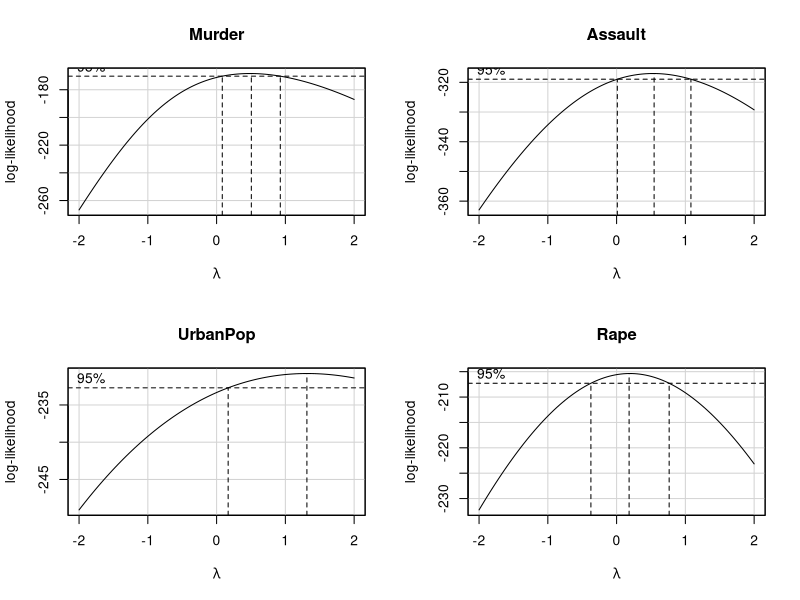
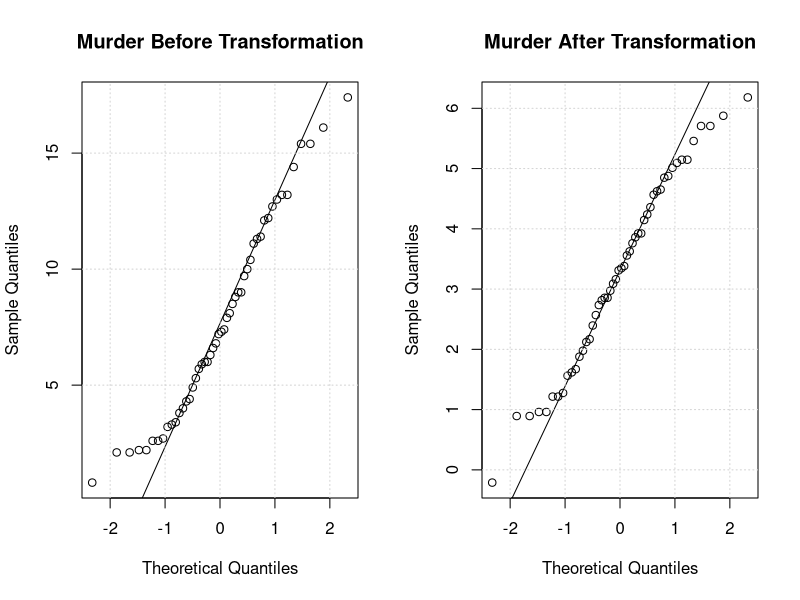
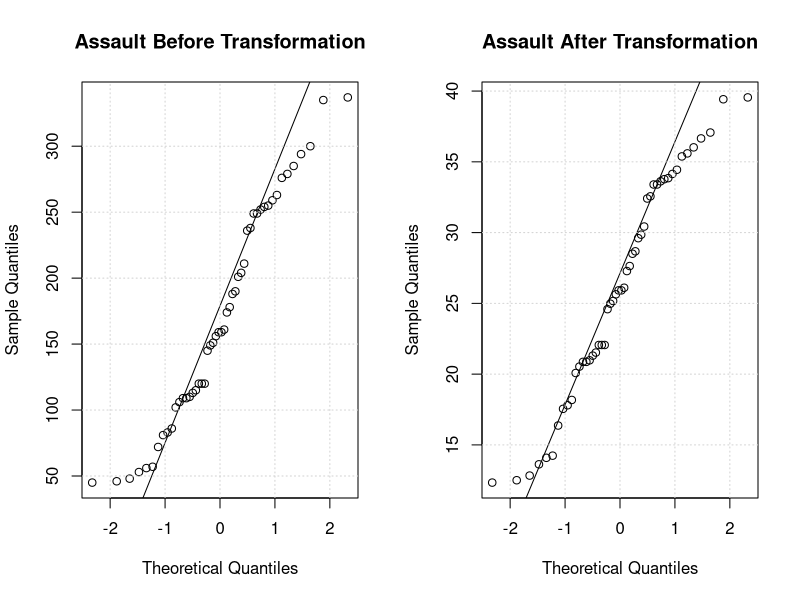
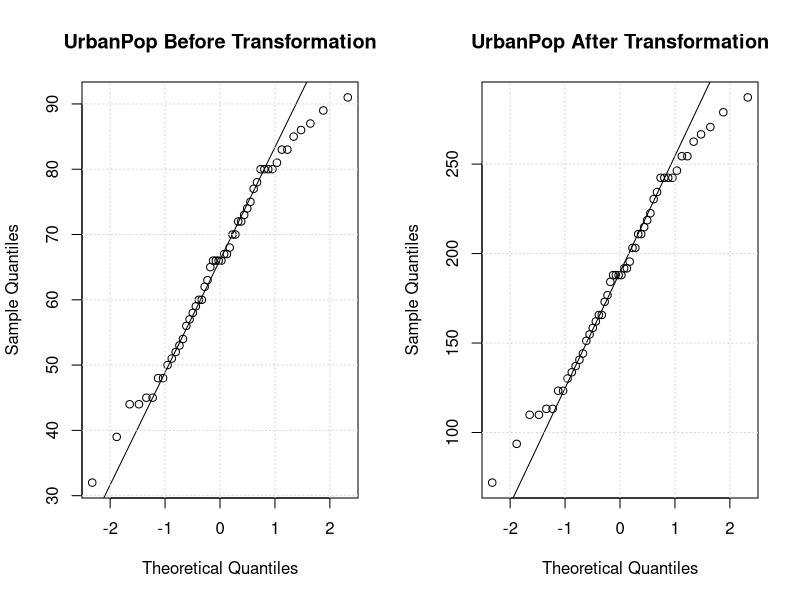
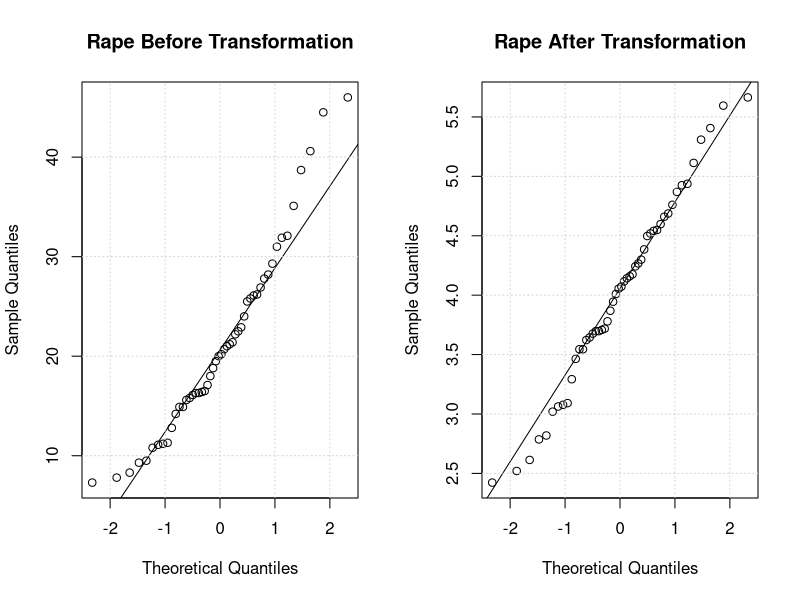
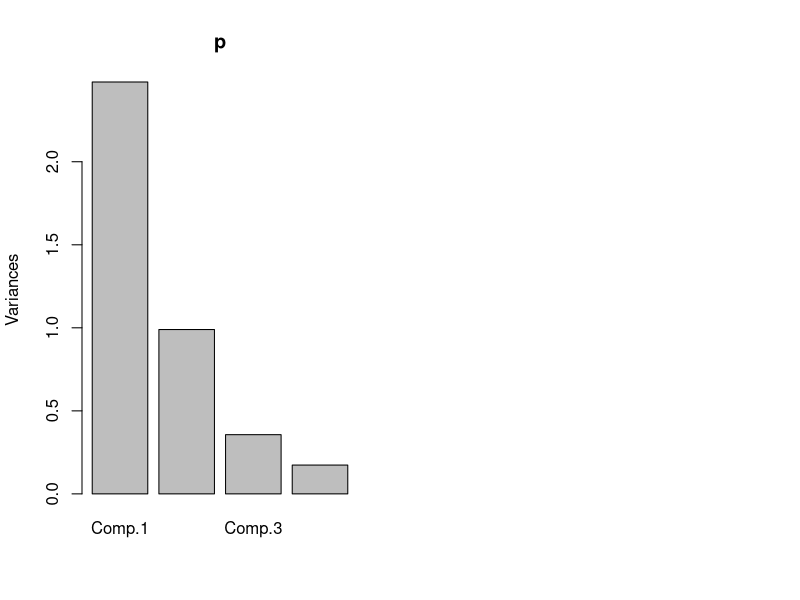

The R script that drew these images, in order:
## ---- chunk 1
library(car)
library(ggplot2)
knitr::opts_chunk$set(echo = TRUE)
library(MASS)
## ---- chunk 2
  lambda<-data.frame(row.names = 1)
  p<-apply(USArrests,2,function(x){
    lambda<<-cbind(lambda,powerTransform(x)$lambda)
  })
## ---- chunk 3
  names(lambda)<-names(USArrests)
  rownames(lambda)<- "Lambda"
  knitr::kable(lambda)
## ---- chunk 4
  par(mfrow=c(2,2))
  i<-1
  p<-apply(USArrests,2,function(x){
    boxCox(x~1,main=names(USArrests)[i])
    i<<-i+1
  })
## ---- chunk 5
  i<-1
  n<-names(USArrests)
  par(mfrow=c(1,2))
  p<-apply(USArrests,2,function(x){
     qqnorm(x,main=paste(n[i], "Before Transformation"))
     qqline(x)
     grid()
     t<- bcPower(x,lambda = lambda[,i]) 
     qqnorm(t,main=paste(n[i], "After Transformation"))
     qqline(t)
     i<<-i+1
     grid()
 })
## ---- chunk 6
  knitr::kable(cov(USArrests))
## ---- chunk 7
  p<-princomp(x=USArrests,cor = TRUE)
## ---- chunk 8
  plot(p)
## ---- chunk 9
  ND<- as.matrix(USArrests)%*%diag(1/p$scale) # Normalize the data using the scale information
  Y<- ND%*%as.matrix(p$loadings)
## ---- chunk 10
  l1<-round(p$loadings[,1],3)
  l2<-round(p$loadings[,2],3)
  l3<-round(p$loadings[,3],3)
  l4<-round(p$loadings[,4],3)
  n<-names(USArrests)
## ---- chunk 11
    c<- as.data.frame(round(cov(Y),3))
    names(c)<-c("Y1","Y2","Y3","Y4")
    rownames(c)<-names(c)
    knitr::kable(c)
## ---- chunk 12
   s <- cov(ND)
   e <- eigen(s)
   t <- 1/sqrt(s) * diag(4)
   r<- round((sqrt(e$values[1])*e$vectors[,1])%*%t,2)
